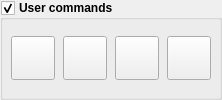
            <widget class="GroupBox" name="grpUserCommands">
             <property name="enabled">
              <bool>true</bool>
             </property>
             <property name="font">
              <font>
               <weight>75</weight>
               <bold>true</bold>
              </font>
             </property>
             <property name="title">
              <string>User commands</string>
             </property>
             <property name="checkable">
              <bool>true</bool>
             </property>
             <property name="overrided" stdset="0">
              <bool>false</bool>
             </property>
             <layout class="QHBoxLayout" name="horizontalLayout_30">
              <property name="spacing">
               <number>9</number>
              </property>
              <property name="leftMargin">
               <number>8</number>
              </property>
              <property name="topMargin">
               <number>8</number>
              </property>
              <property name="rightMargin">
               <number>8</number>
              </property>
              <property name="bottomMargin">
               <number>8</number>
              </property>
              <item>
               <widget class="QWidget" name="widgetUserCommands" native="true">
                <layout class="QHBoxLayout" name="horizontalLayout_31">
                 <property name="leftMargin">
                  <number>0</number>
                 </property>
                 <property name="topMargin">
                  <number>0</number>
                 </property>
                 <property name="rightMargin">
                  <number>0</number>
                 </property>
                 <property name="bottomMargin">
                  <number>0</number>
                 </property>
                 <item>
                  <layout class="QGridLayout" name="gridLayout_7">
                   <property name="horizontalSpacing">
                    <number>8</number>
                   </property>
                   <item row="0" column="1">
                    <widget class="StyledToolButton" name="cmdUser1">
                     <property name="enabled">
                      <bool>true</bool>
                     </property>
                     <property name="minimumSize">
                      <size>
                       <width>44</width>
                       <height>44</height>
                      </size>
                     </property>
                     <property name="toolTip">
                      <string>Spindle on/off</string>
                     </property>
                     <property name="icon">
                      <iconset resource="images.qrc">
                       <normaloff>:/images/num2.png</normaloff>:/images/num2.png</iconset>
                     </property>
                     <property name="iconSize">
                      <size>
                       <width>30</width>
                       <height>30</height>
                      </size>
                     </property>
                    </widget>
                   </item>
                   <item row="0" column="3">
                    <widget class="StyledToolButton" name="cmdUser3">
                     <property name="enabled">
                      <bool>true</bool>
                     </property>
                     <property name="minimumSize">
                      <size>
                       <width>44</width>
                       <height>44</height>
                      </size>
                     </property>
                     <property name="toolTip">
                      <string>Spindle on/off</string>
                     </property>
                     <property name="icon">
                      <iconset resource="images.qrc">
                       <normaloff>:/images/num4.png</normaloff>:/images/num4.png</iconset>
                     </property>
                     <property name="iconSize">
                      <size>
                       <width>30</width>
                       <height>30</height>
                      </size>
                     </property>
                    </widget>
                   </item>
                   <item row="0" column="2">
                    <widget class="StyledToolButton" name="cmdUser2">
                     <property name="enabled">
                      <bool>true</bool>
                     </property>
                     <property name="minimumSize">
                      <size>
                       <width>44</width>
                       <height>44</height>
                      </size>
                     </property>
                     <property name="toolTip">
                      <string>Spindle on/off</string>
                     </property>
                     <property name="icon">
                      <iconset resource="images.qrc">
                       <normaloff>:/images/num3.png</normaloff>:/images/num3.png</iconset>
                     </property>
                     <property name="iconSize">
                      <size>
                       <width>30</width>
                       <height>30</height>
                      </size>
                     </property>
                    </widget>
                   </item>
                   <item row="0" column="0">
                    <widget class="StyledToolButton" name="cmdUser0">
                     <property name="enabled">
                      <bool>true</bool>
                     </property>
                     <property name="minimumSize">
                      <size>
                       <width>44</width>
                       <height>44</height>
                      </size>
                     </property>
                     <property name="toolTip">
                      <string>Spindle on/off</string>
                     </property>
                     <property name="icon">
                      <iconset resource="images.qrc">
                       <normaloff>:/images/num1.png</normaloff>:/images/num1.png</iconset>
                     </property>
                     <property name="iconSize">
                      <size>
                       <width>30</width>
                       <height>30</height>
                      </size>
                     </property>
                    </widget>
                   </item>
                  </layout>
                 </item>
                </layout>
               </widget>
              </item>
             </layout>
            </widget>
